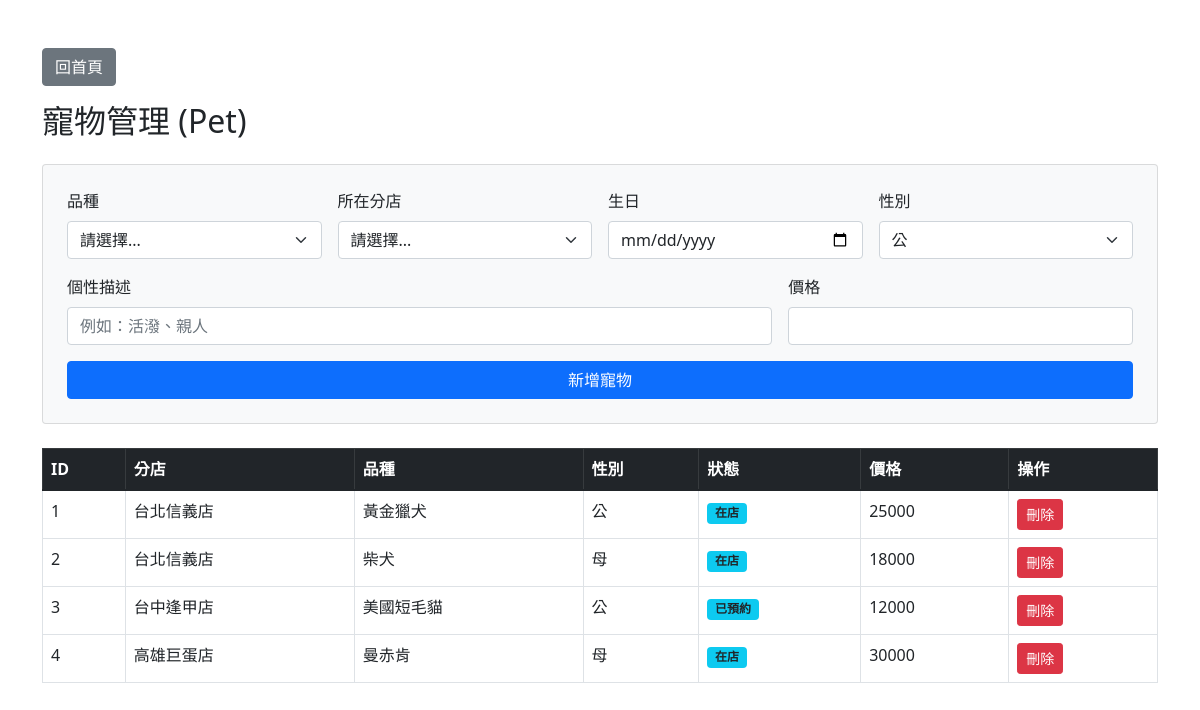
Screenshot of /pet_mngt.php with the database file from the repository.
### tables this page shows
CREATE TABLE PET (
  petID int(11) NOT NULL AUTO_INCREMENT,
  bID int(11) NOT NULL,
  storeID int(11) NOT NULL,
  birth date DEFAULT NULL,
  sex enum('公','母') DEFAULT '公',
  personality varchar(255) DEFAULT NULL,
  status varchar(20) DEFAULT '在店',
  petprice int(11) DEFAULT 0,
  PRIMARY KEY (`petID`),
  KEY bID (`bID`),
  KEY storeID (`storeID`),
  CONSTRAINT pet_ibfk_1 FOREIGN KEY (`bID`) REFERENCES BREED (`bID`),
  CONSTRAINT pet_ibfk_2 FOREIGN KEY (`storeID`) REFERENCES STORE (`storeID`)
);

CREATE TABLE STORE (
  storeID int(11) NOT NULL AUTO_INCREMENT,
  storeName varchar(50) NOT NULL,
  address varchar(100) DEFAULT NULL,
  Phone varchar(20) DEFAULT NULL,
  worktime varchar(50) DEFAULT NULL,
  PRIMARY KEY (`storeID`)
);

CREATE TABLE BREED (
  bID int(11) NOT NULL AUTO_INCREMENT,
  sID int(11) NOT NULL,
  bName varchar(50) NOT NULL,
  PRIMARY KEY (`bID`),
  KEY sID (`sID`),
  CONSTRAINT breed_ibfk_1 FOREIGN KEY (`sID`) REFERENCES SPECIE (`sID`)
);

### pet_mngt.php (the view, shortened to what this page needs)
<?php
include 'db_connect.php';
?>
<!DOCTYPE html>
<html lang="zh-TW">
<head>
    <link href="https://cdn.jsdelivr.net/npm/bootstrap@5.1.3/dist/css/bootstrap.min.css" rel="stylesheet">
</head>
<body class="container mt-5">
    <a href="index.php" class="btn btn-secondary mb-3">回首頁</a>
    <h2 class="mb-4">寵物管理 (Pet)</h2>
    <form method="post" class="card p-4 mb-4 bg-light">
        <div class="row g-3">
            <div class="col-md-3">
                <label class="form-label">品種</label>
                <select name="bID" class="form-select" required>
                    <option value="">請選擇...</option>
                </select>
            </div>
            <div class="col-md-3">
                <label class="form-label">所在分店</label>
                <select name="storeID" class="form-select" required>
                    <option value="">請選擇...</option>
                </select>
            </div>
            <div class="col-md-3">
                <label class="form-label">生日</label>
                <input type="date" name="birth" class="form-control" required>
            </div>
            <div class="col-md-3">
                <label class="form-label">性別</label>
                <select name="sex" class="form-select">
                    <option value="公">公</option>
                </select>
            </div>
            <div class="col-md-8">
                <label class="form-label">個性描述</label>
                <input type="text" name="personality" class="form-control" placeholder="例如：活潑、親人">
            </div>
            <div class="col-md-4">
                <label class="form-label">價格</label>
                <input type="number" name="petprice" class="form-control" required>
            </div>
            <div class="col-12">
                <button type="submit" name="add" class="btn btn-primary w-100">新增寵物</button>
            </div>
        </div>
    </form>
    <table class="table table-bordered">
        <thead class="table-dark">
            <tr>
                <th>ID</th>
                <th>分店</th>
                <th>品種</th>
                <th>性別</th>
                <th>狀態</th>
                <th>價格</th>
                <th>操作</th>
            </tr>
        </thead>
        <tbody>
            <?php
            $sql = "SELECT pet.*, breed.bName, store.storeName
                    FROM pet
                    LEFT JOIN breed ON pet.bID = breed.bID
                    LEFT JOIN store ON pet.storeID = store.storeID";
            $result = $conn->query($sql);
            while ($row = $result->fetch_assoc()) {
                echo "<tr>
                        <td>{$row['petID']}</td>
                        <td>{$row['storeName']}</td>
                        <td>{$row['bName']}</td>
                        <td>{$row['sex']}</td>
                        <td><span class='badge bg-info text-dark'>{$row['status']}</span></td>
                        <td>{$row['petprice']}</td>
                        <td><a href='?del={$row['petID']}' class='btn btn-danger btn-sm' onclick='return confirm(\"確認刪除？\")'>刪除</a></td>
                      </tr>";
            }
            ?>
        </tbody>
    </table>
</body>
</html>

### rows the page displays
pet: petID "1", storeID.storeName "台北信義店", bID.bName "黃金獵犬", sex "公", status "在店", petprice "25000"
pet: petID "2", storeID.storeName "台北信義店", bID.bName "柴犬", sex "母", status "在店", petprice "18000"
pet: petID "3", storeID.storeName "台中逢甲店", bID.bName "美國短毛貓", sex "公", status "已預約", petprice "12000"
pet: petID "4", storeID.storeName "高雄巨蛋店", bID.bName "曼赤肯", sex "母", status "在店", petprice "30000"
